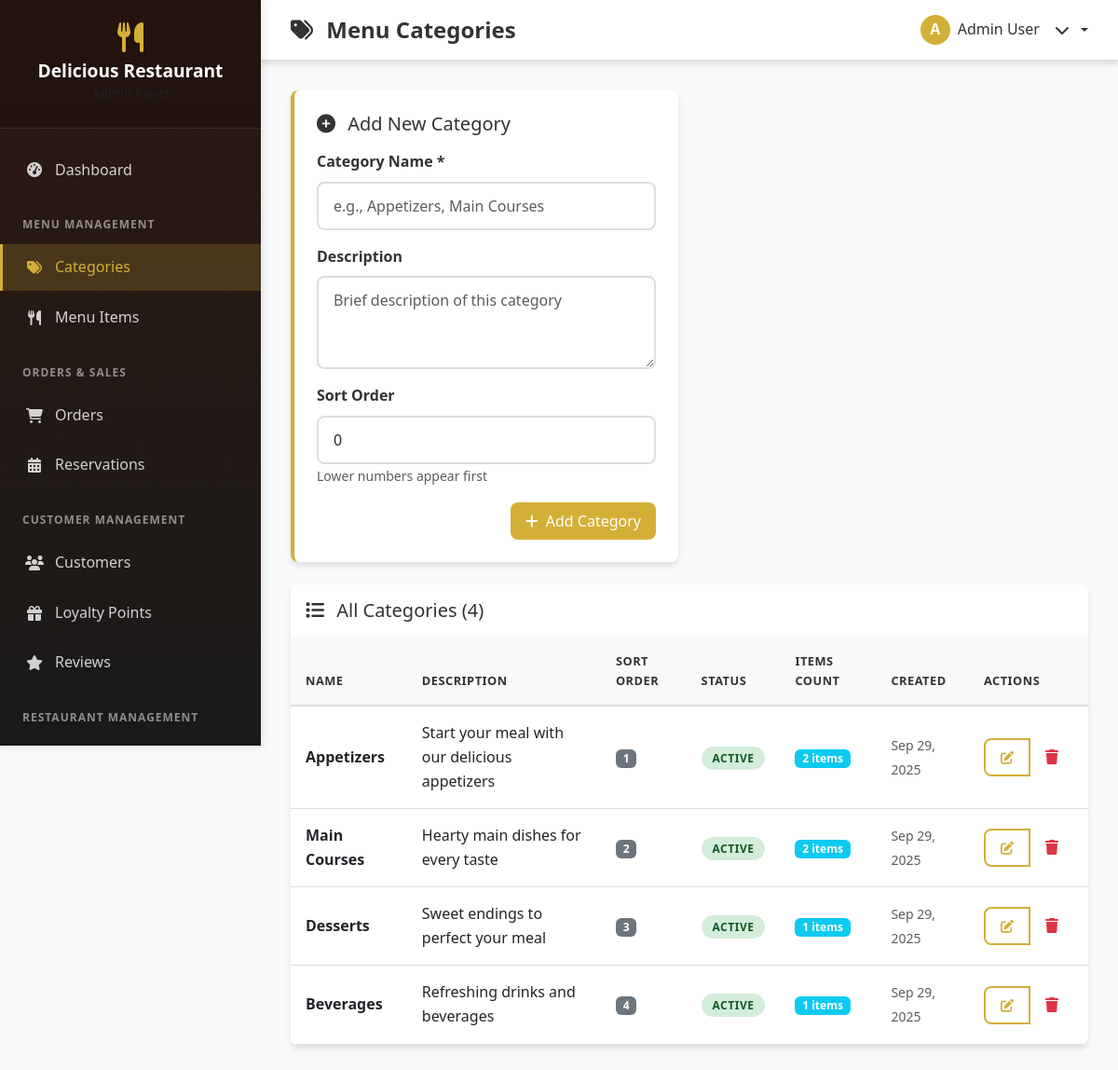
Screenshot of /admin/categories.php (signed in) with the database file from the repository.
### tables this page shows
CREATE TABLE categories (
    id INT PRIMARY KEY AUTO_INCREMENT,
    name VARCHAR(100) NOT NULL,
    description TEXT,
    image_url VARCHAR(255),
    is_active BOOLEAN DEFAULT TRUE,
    sort_order INT DEFAULT 0,
    created_at TIMESTAMP DEFAULT CURRENT_TIMESTAMP
);

### admin/categories.php (the view, shortened to what this page needs)
<?php
try {
    $pdo = new PDO("mysql:host=localhost;dbname=restaurant_management", "root", "");
    $pdo->setAttribute(PDO::ATTR_ERRMODE, PDO::ERRMODE_EXCEPTION);
} catch(PDOException $e) {
    die("Database connection failed: " . $e->getMessage());
}
try {
    $stmt = $pdo->query("SELECT * FROM categories ORDER BY sort_order ASC, name ASC");
    $categories = $stmt->fetchAll();
} catch (PDOException $e) {
    $error = 'Error fetching categories: ' . $e->getMessage();
    $categories = [];
}
$edit_category = null;
?>
<!DOCTYPE html>
<html lang="en">
<head>
    <link href="https://cdn.jsdelivr.net/npm/bootstrap@5.3.0/dist/css/bootstrap.min.css" rel="stylesheet">
    <link href="https://cdnjs.cloudflare.com/ajax/libs/font-awesome/6.4.0/css/all.min.css" rel="stylesheet">
    <link href="../assets/css/admin.css" rel="stylesheet">
</head>
<body>
    <div class="admin-wrapper">
        <?php include 'includes/sidebar.php'; ?>
        <div class="admin-content">
            <?php include 'includes/header.php'; ?>
            <main class="main-content">
                <div class="row mb-4">
                    <div class="col-lg-6">
                        <div class="stats-card">
                            <h5 class="mb-3">
                                <i class="fas fa-plus-circle me-2"></i>
                                <?php echo $edit_category ? 'Edit Category' : 'Add New Category'; ?>
                            </h5>
                            <form method="POST" action="">
                                <div class="mb-3">
                                    <label for="name" class="form-label">Category Name *</label>
                                    <input type="text" class="form-control" id="name" name="name"
                                           value="<?php echo $edit_category ? htmlspecialchars($edit_category['name']) : ''; ?>"
                                           placeholder="e.g., Appetizers, Main Courses" required>
                                </div>
                                <div class="mb-3">
                                    <label for="description" class="form-label">Description</label>
                                    <textarea class="form-control" id="description" name="description" rows="3"
                                              placeholder="Brief description of this category"><?php echo $edit_category ? htmlspecialchars($edit_category['description']) : ''; ?></textarea>
                                </div>
                                <div class="mb-3">
                                    <label for="sort_order" class="form-label">Sort Order</label>
                                    <input type="number" class="form-control" id="sort_order" name="sort_order"
                                           value="<?php echo $edit_category ? $edit_category['sort_order'] : 0; ?>"
                                           placeholder="0">
                                    <small class="text-muted">Lower numbers appear first</small>
                                </div>
                                <div class="d-grid gap-2 d-md-flex justify-content-md-end">
                                    <?php if ($edit_category): ?>
                                        <a href="categories.php" class="btn btn-outline-secondary">Cancel</a>
                                        <button type="submit" name="update_category" class="btn btn-primary">
                                            <i class="fas fa-save me-2"></i>Update Category
                                        </button>
                                    <?php else: ?>
                                        <button type="submit" name="add_category" class="btn btn-primary">
                                            <i class="fas fa-plus me-2"></i>Add Category
                                        </button>
                                    <?php endif; ?>
                                </div>
                            </form>
                        </div>
                    </div>
                </div>
                <div class="data-table">
                    <div class="table-header p-3">
                        <h5 class="mb-0">
                            <i class="fas fa-list me-2"></i>
                            All Categories (<?php echo count($categories); ?>)
                        </h5>
                    </div>
                    <div class="table-responsive">
                        <table class="table table-hover mb-0">
                            <thead>
                                <tr>
                                    <th>Name</th>
                                    <th>Description</th>
                                    <th>Sort Order</th>
                                    <th>Status</th>
                                    <th>Items Count</th>
                                    <th>Created</th>
                                    <th>Actions</th>
                                </tr>
                            </thead>
                            <tbody>
                                <?php if (!empty($categories)): ?>
                                    <?php foreach ($categories as $category): ?>
                                        <?php
                                        $stmt = $pdo->prepare("SELECT COUNT(*) as count FROM menu_items WHERE category_id = ?");
                                        $stmt->execute([$category['id']]);
                                        $items_count = $stmt->fetch()['count'];
                                        ?>
                                        <tr>
                                            <td>
                                                <strong><?php echo htmlspecialchars($category['name']); ?></strong>
                                            </td>
                                            <td>
                                                <?php echo $category['description'] ? htmlspecialchars($category['description']) : '<em class="text-muted">No description</em>'; ?>
                                            </td>
                                            <td>
                                                <span class="badge bg-secondary"><?php echo $category['sort_order']; ?></span>
                                            </td>
                                            <td>
                                                <?php if ($category['is_active']): ?>
                                                    <span class="status-badge status-confirmed">Active</span>
                                                <?php else: ?>
                                                    <span class="status-badge status-cancelled">Inactive</span>
                                                <?php endif; ?>
                                            </td>
                                            <td>
                                                <span class="badge bg-info"><?php echo $items_count; ?> items</span>
                                            </td>
                                            <td>
                                                <small class="text-muted">
                                                    <?php echo date('M d, Y', strtotime($category['created_at'])); ?>
                                                </small>
                                            </td>
                                            <td>
                                                <div class="btn-group btn-group-sm">
                                                    <a href="?edit=<?php echo $category['id']; ?>" class="btn btn-outline-primary">
                                                        <i class="fas fa-edit"></i>
                                                    </a>
                                                    <form method="POST" class="d-inline" onsubmit="return confirm('Are you sure you want to delete this category?')">
                                                        <button type="submit" name="delete_category" class="btn btn-outline-danger">
                                                            <i class="fas fa-trash"></i>
                                                        </button>
                                                    </form>
                                                </div>
                                            </td>
                                        </tr>
                                    <?php endforeach; ?>
                                <?php endif; ?>
                            </tbody>
                        </table>
                    </div>
                </div>
            </main>
        </div>
    </div>
</body>
</html>

### assets/css/admin.css (style rules this page uses)
:root { --primary-color: #d4af37; --primary-dark: #b8941f; --secondary-color: #2c1810; --background-dark: #1a1a1a; --background-light: #f8f9fa; --text-dark: #333; --text-light: #666; --text-white: #fff; --border-color: #ddd; --success-color: #28a745; --warning-color: #ffc107; --danger-color: #dc3545; --info-color: #17a2b8; --shadow: 0 4px 6px rgba(0, 0, 0, 0.1); --shadow-hover: 0 8px 15px rgba(0, 0, 0, 0.2); --border-radius: 8px; --transition: all 0.3s ease; }
* { margin: 0; padding: 0; box-sizing: border-box; }
body { font-family: 'Segoe UI', Tahoma, Geneva, Verdana, sans-serif; background-color: var(--background-light); color: var(--text-dark); line-height: 1.6; }
.form-label { color: var(--text-dark); font-weight: 600; margin-bottom: 0.5rem; }
.form-control { border: 2px solid var(--border-color); border-radius: var(--border-radius); padding: 0.75rem 1rem; transition: var(--transition); font-size: 1rem; }
.admin-wrapper { display: flex; min-height: 100vh; }
.admin-content { flex: 1; margin-left: 280px; background: var(--background-light); min-height: 100vh; }
.main-content { padding: 2rem; }
.stats-card { background: var(--text-white); border-radius: var(--border-radius); padding: 1.5rem; box-shadow: var(--shadow); transition: var(--transition); border-left: 4px solid var(--primary-color); height: 100%; }
.data-table { background: var(--text-white); border-radius: var(--border-radius); overflow: hidden; box-shadow: var(--shadow); margin-top: 1.5rem; }
.table { margin: 0; }
.table thead th { background: var(--background-light); border-bottom: 2px solid var(--border-color); font-weight: 600; color: var(--text-dark); padding: 1rem; text-transform: uppercase; font-size: 0.8rem; letter-spacing: 0.5px; }
.table tbody tr { transition: var(--transition); }
.table td { padding: 1rem; vertical-align: middle; border-bottom: 1px solid var(--border-color); }
.btn { border-radius: var(--border-radius); font-weight: 500; padding: 0.5rem 1rem; transition: var(--transition); border: none; cursor: pointer; }
.btn-primary { background: var(--primary-color); color: white; }
.btn-outline-primary { border: 2px solid var(--primary-color); color: var(--primary-color); background: transparent; }
.status-badge { padding: 0.25rem 0.75rem; border-radius: 50px; font-size: 0.75rem; font-weight: 600; text-transform: uppercase; letter-spacing: 0.5px; }
.status-confirmed { background: rgba(40, 167, 69, 0.2); color: #155724; }

### rows the page displays
categories: name "Appetizers", description "Start your meal with our delicious appetizers", sort_order "1", is_active "ACTIVE", items_count "2", created_at "Sep 29, 2025"
categories: name "Main Courses", description "Hearty main dishes for every taste", sort_order "2", is_active "ACTIVE", items_count "2", created_at "Sep 29, 2025"
categories: name "Desserts", description "Sweet endings to perfect your meal", sort_order "3", is_active "ACTIVE", items_count "1", created_at "Sep 29, 2025"
categories: name "Beverages", description "Refreshing drinks and beverages", sort_order "4", is_active "ACTIVE", items_count "1", created_at "Sep 29, 2025"

### other values shown
$page_title "Menu Categories"
substr($_SESSION['admin_name'], 0, 1) "A"
$_SESSION['admin_name'] "Admin User"
count($categories) "4"
